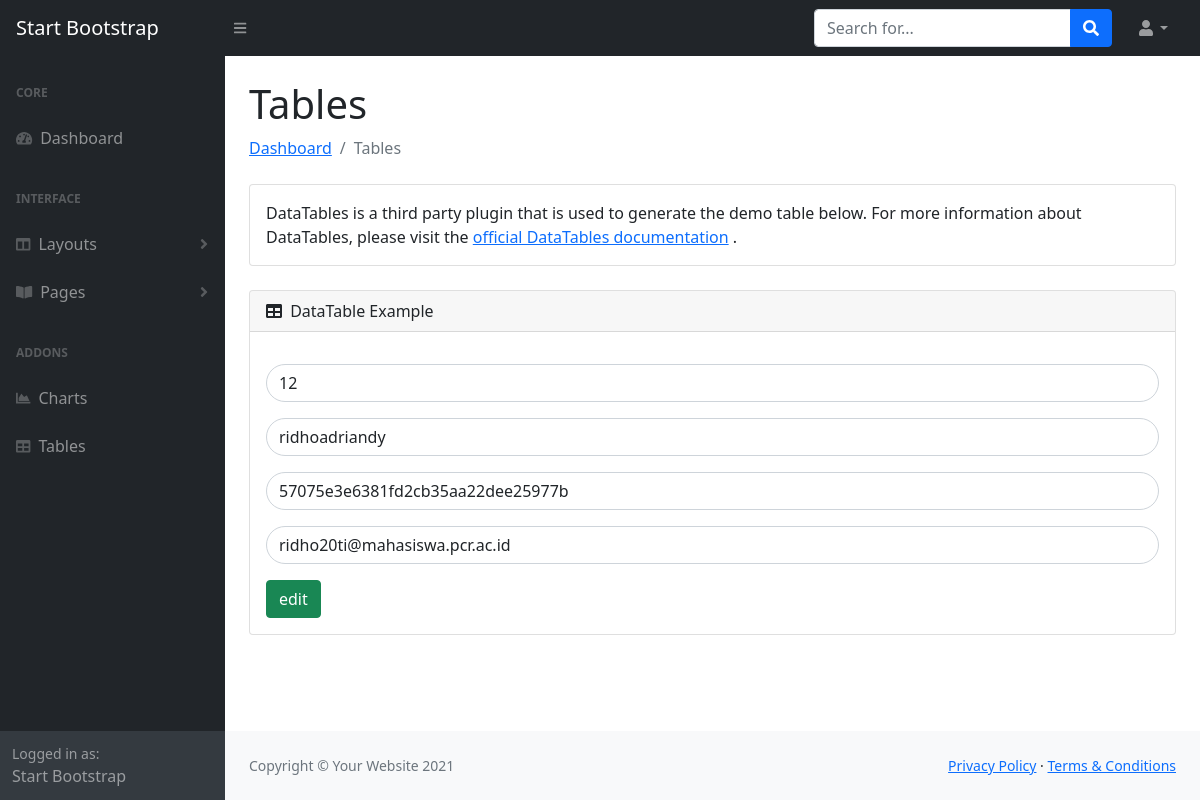
Page /view/edit.php?id=12&aksi=edit on the committed database.
### tables this page shows
CREATE TABLE `user` (
  `id` int(11) NOT NULL,
  `username` varchar(50) NOT NULL,
  `password` varchar(50) NOT NULL,
  `email` varchar(50) NOT NULL
);

### model/database.php (called while the page is built, shortened)
<?php
    class database {
        var $con;
        function __construct(){
            $this->con = mysqli_connect('localhost','root','','onepage');
    }
    function edit($id){
        $data = mysqli_query($this->con,"SELECT * FROM user WHERE id ='$id'");
        while ($d=mysqli_fetch_array($data)){
            $hasil[]=$d;
        }
        return $hasil;
    }
}
?>

### view/edit.php (the view, shortened to what this page needs)
<!DOCTYPE html>
<html lang="en">
<head>
    <link href="https://cdn.jsdelivr.net/npm/simple-datatables@latest/dist/style.css" rel="stylesheet" />
    <link href="css/styles.css" rel="stylesheet" />
    <link href="https://cdn.jsdelivr.net/npm/bootstrap@5.0.1/dist/css/bootstrap.min.css" rel="stylesheet">
    <?php
        include "../model/database.php";
        $db = new database();
    ?>
</head>
<body class="sb-nav-fixed">
    <nav class="sb-topnav navbar navbar-expand navbar-dark bg-dark">
        <a class="navbar-brand ps-3" href="admin.php">Start Bootstrap</a>
        <button class="btn btn-link btn-sm order-1 order-lg-0 me-4 me-lg-0" id="sidebarToggle" href="#!"><i
                class="fas fa-bars"></i></button>
        <form class="d-none d-md-inline-block form-inline ms-auto me-0 me-md-3 my-2 my-md-0">
            <div class="input-group">
                <input class="form-control" type="text" placeholder="Search for..." aria-label="Search for..."
                    aria-describedby="btnNavbarSearch" />
                <button class="btn btn-primary" id="btnNavbarSearch" type="button"><i
                        class="fas fa-search"></i></button>
            </div>
        </form>
        <ul class="navbar-nav ms-auto ms-md-0 me-3 me-lg-4">
            <li class="nav-item dropdown">
                <a class="nav-link dropdown-toggle" id="navbarDropdown" href="#" role="button" data-bs-toggle="dropdown"
                    aria-expanded="false"><i class="fas fa-user fa-fw"></i></a>
            </li>
        </ul>
    </nav>
    <div id="layoutSidenav">
        <div id="layoutSidenav_nav">
            <nav class="sb-sidenav accordion sb-sidenav-dark" id="sidenavAccordion">
                <div class="sb-sidenav-menu">
                    <div class="nav">
                        <div class="sb-sidenav-menu-heading">Core</div>
                        <a class="nav-link" href="admin.php">
                            <div class="sb-nav-link-icon"><i class="fas fa-tachometer-alt"></i></div>
                            Dashboard
                        </a>
                        <div class="sb-sidenav-menu-heading">Interface</div>
                        <a class="nav-link collapsed" href="#" data-bs-toggle="collapse"
                            data-bs-target="#collapseLayouts" aria-expanded="false" aria-controls="collapseLayouts">
                            <div class="sb-nav-link-icon"><i class="fas fa-columns"></i></div>
                            Layouts
                            <div class="sb-sidenav-collapse-arrow"><i class="fas fa-angle-down"></i></div>
                        </a>
                        <a class="nav-link collapsed" href="#" data-bs-toggle="collapse" data-bs-target="#collapsePages"
                            aria-expanded="false" aria-controls="collapsePages">
                            <div class="sb-nav-link-icon"><i class="fas fa-book-open"></i></div>
                            Pages
                            <div class="sb-sidenav-collapse-arrow"><i class="fas fa-angle-down"></i></div>
                        </a>
                        <div class="sb-sidenav-menu-heading">Addons</div>
                        <a class="nav-link" href="charts.php">
                            <div class="sb-nav-link-icon"><i class="fas fa-chart-area"></i></div>
                            Charts
                        </a>
                        <a class="nav-link" href="tables.php">
                            <div class="sb-nav-link-icon"><i class="fas fa-table"></i></div>
                            Tables
                        </a>
                    </div>
                </div>
                <div class="sb-sidenav-footer">
                    <div class="small">Logged in as:</div>
                    Start Bootstrap
                </div>
            </nav>
        </div>
        <div id="layoutSidenav_content">
            <main>
                <div class="container-fluid px-4">
                    <h1 class="mt-4">Tables</h1>
                    <ol class="breadcrumb mb-4">
                        <li class="breadcrumb-item"><a href="admin.php">Dashboard</a></li>
                        <li class="breadcrumb-item active">Tables</li>
                    </ol>
                    <div class="card mb-4">
                        <div class="card-body">
                            DataTables is a third party plugin that is used to generate the demo table below. For more
                            information about DataTables, please visit the
                            <a target="_blank" href="https://datatables.net/">official DataTables documentation</a>
                            .
                        </div>
                    </div>
                    <div class="card mb-4">
                        <div class="card-header">
                            <i class="fas fa-table me-1"></i>
                            DataTable Example
                        </div>
                        <div class="card-body">
                            <?php foreach($db->edit($_GET['id']) as $d){ ?>
                            <form action="../controller/proses.php?aksi=edit" method="post">
                                <input type="text" name="id" placeholder="id"
                                    class="form-control rounded-pill mt-3 mb-3" value="<?php echo $d['id']?>">
                                <input type="text" name="username" placeholder="Username"
                                    class="form-control rounded-pill" value="<?php echo $d['username']?>">
                                <input type="text" name="password" placeholder="Password"
                                    class="form-control rounded-pill mt-3" value="<?php echo $d['password']?>">
                                <input type="text" name="email" placeholder="Email"
                                    class="form-control rounded-pill mt-3" value="<?php echo $d['email']?>">
                                <div>
                                    <button class="btn btn-success mt-3 n2">edit</button>
                                </div>
                            </form>
                            <?php } ?>
                        </div>
                    </div>
                </div>
            </main>
            <footer class="py-4 bg-light mt-auto">
                <div class="container-fluid px-4">
                    <div class="d-flex align-items-center justify-content-between small">
                        <div class="text-muted">Copyright &copy; Your Website 2021</div>
                        <div>
                            <a href="#">Privacy Policy</a>
                            &middot;
                            <a href="#">Terms &amp; Conditions</a>
                        </div>
                    </div>
                </div>
            </footer>
        </div>
    </div>
</body>
</html>

### rows in the picture
user: id "12", username "ridhoadriandy", password "57075e3e6381fd2cb35aa22dee25977b", email "ridho20ti@mahasiswa.pcr.ac.id"
